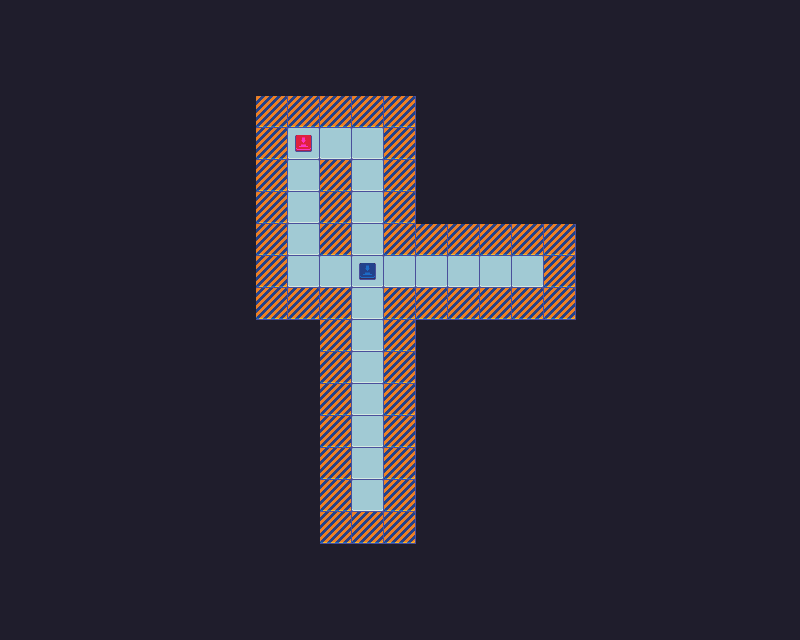

This is a level from a 2D game, rendered from its Tiled map with the project's own tilesets. A one-line summary and the map file follow, with tile-layer data summarised:
An orthogonal 25x20 tile map with 32x32 px tiles, 2 tile layers (Tiles, Pickups) and 17 objects (10x solid, 4x item, start, end).

<map version="1.0" orientation="orthogonal" renderorder="right-down" width="25" height="20" tilewidth="32" tileheight="32" nextobjectid="156">
 <tileset firstgid="1" name="scifitiles-sheet" tilewidth="32" tileheight="32" tilecount="84">
  <image source="scifitiles-sheet.png" width="448" height="192" />
 </tileset>
 <layer name="Tiles" width="25" height="20">
  <data>[500 cells, 500 non-empty, 5 distinct tile ids]</data>
 </layer>
 <layer name="Pickups" width="25" height="20">
  <data>[500 cells, 0 non-empty, 0 distinct tile ids]</data>
 </layer>
 <objectgroup name="Pickups">
  <object id="70" name="item" x="512" y="256" width="32" height="32" />
  <object id="71" name="item" x="352" y="128" width="32" height="32" />
  <object id="113" name="item" x="288" y="256" width="32" height="32" />
  <object id="123" name="item" x="352" y="480" width="32" height="32" />
 </objectgroup>
 <objectgroup name="Walls">
  <object id="144" name="solid" x="256" y="96" width="32" height="224" />
  <object id="146" name="solid" x="256" y="288" width="96" height="32" />
  <object id="147" name="solid" x="320" y="288" width="32" height="256" />
  <object id="148" name="solid" x="320" y="512" width="96" height="32" />
  <object id="149" name="solid" x="384" y="288" width="32" height="256" />
  <object id="150" name="solid" x="384" y="288" width="192" height="32" />
  <object id="151" name="solid" x="544" y="224" width="32" height="96" />
  <object id="152" name="solid" x="384" y="224" width="192" height="32" />
  <object id="153" name="solid" x="384" y="96" width="32" height="160" />
  <object id="154" name="solid" x="256" y="96" width="160" height="32" />
  <object id="155" x="320" y="160" width="32" height="96" />
 </objectgroup>
 <objectgroup name="StartPos">
  <object id="72" name="start" x="353" y="257" width="32" height="32" />
 </objectgroup>
 <objectgroup name="EndPos">
  <object id="73" name="end" x="288" y="128" width="32" height="32" />
 </objectgroup>
</map>
